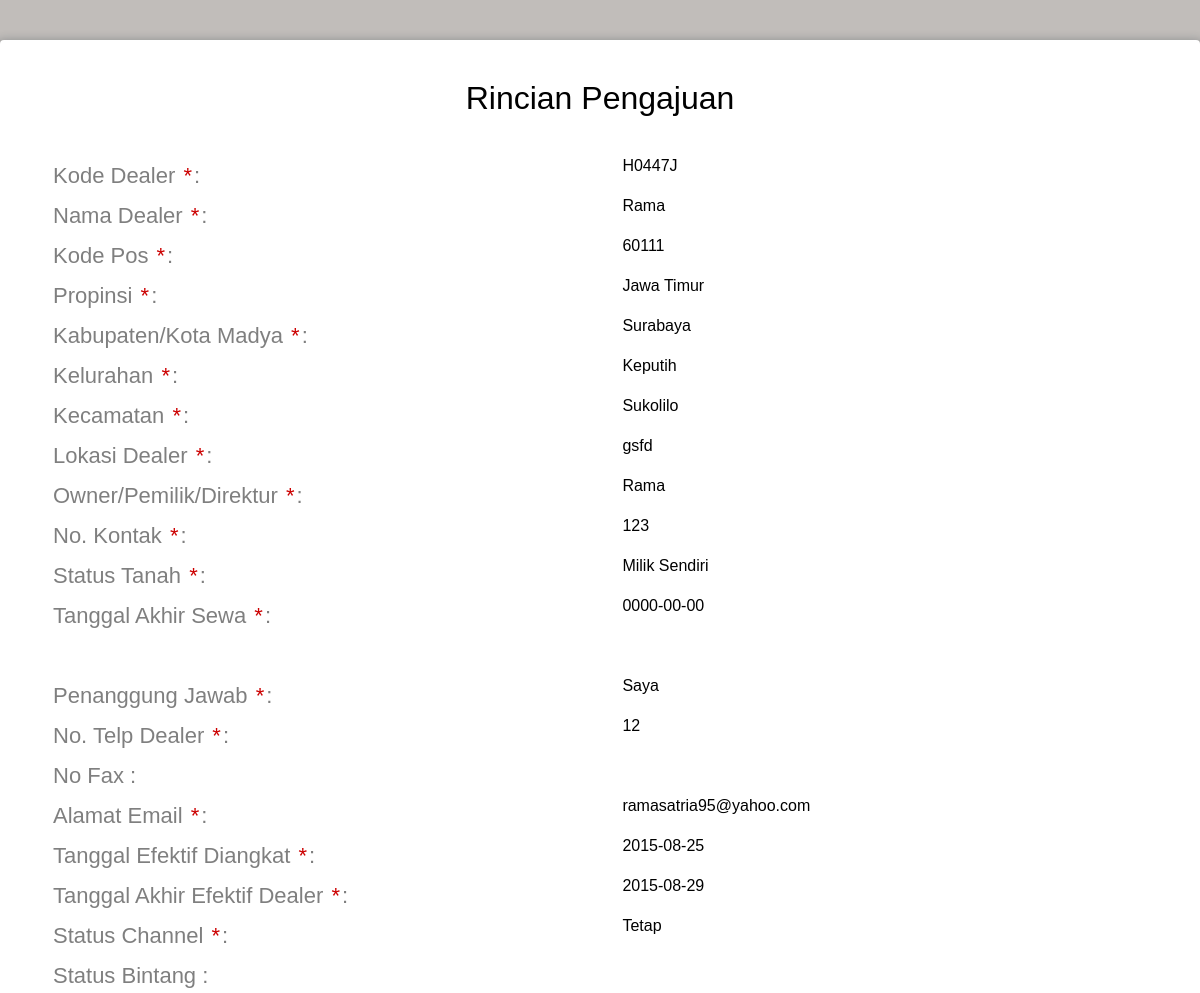
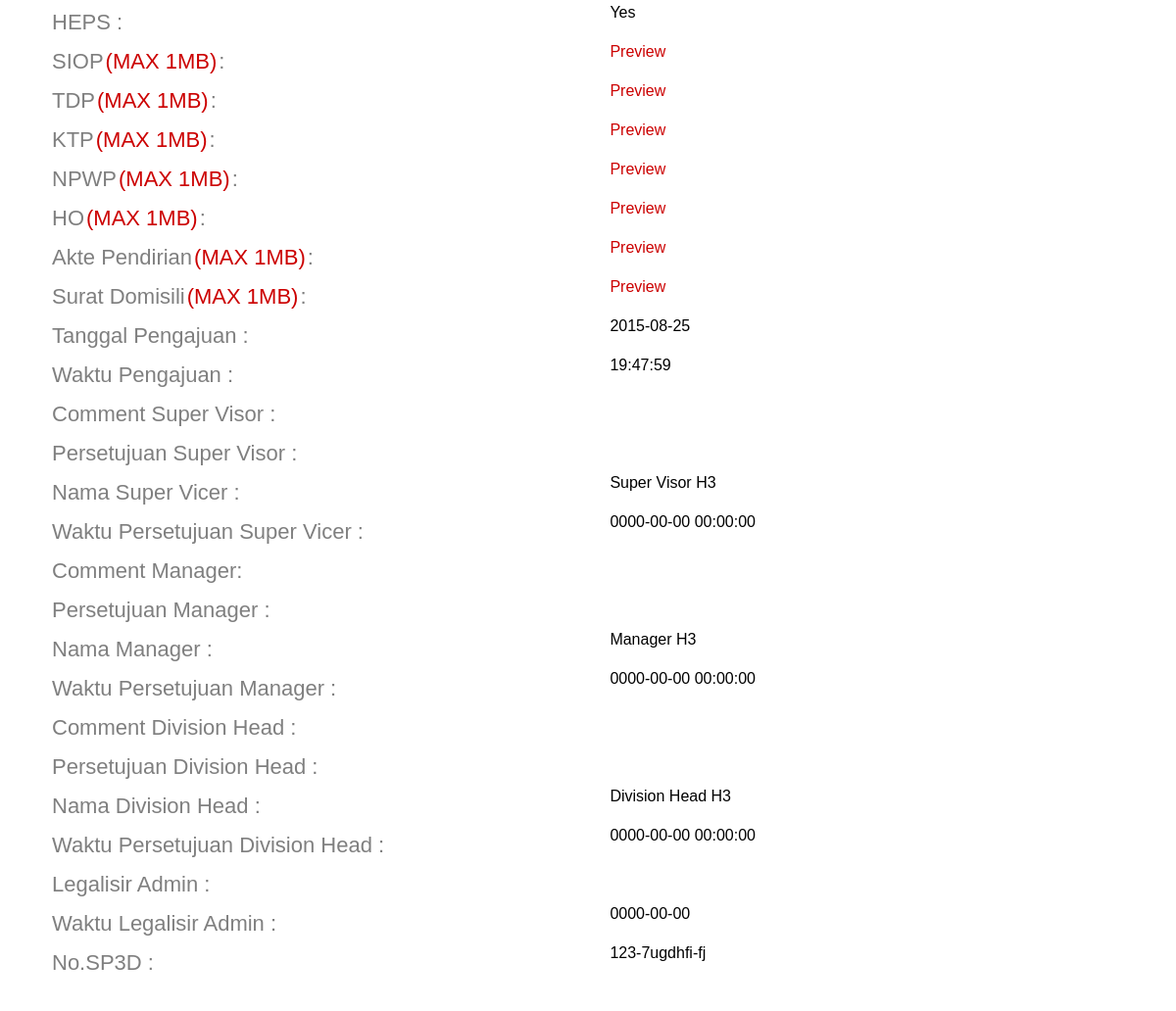
/admin_legal/rincian_dealer_h3_.php?id=41 (signed in), run on the app's committed database (2 pictures, top to bottom).
### tables this page shows
CREATE TABLE IF NOT EXISTS `daftar_pengajuan` (
  `id_daftar` int(11) NOT NULL AUTO_INCREMENT,
  `id_admin` int(11) NOT NULL,
  `kode_dealer` varchar(15) NOT NULL,
  `tanggal_pengajuan` date NOT NULL,
  `jenis_pengajuan` varchar(35) NOT NULL,
  `channel` varchar(10) DEFAULT NULL,
  `status_channel` varchar(10) DEFAULT NULL,
  `jam_pengajuan` time NOT NULL,
  `comment_sv` varchar(50) DEFAULT NULL,
  `approval_sv` varchar(30) DEFAULT NULL,
  `nama_sv` varchar(30) NOT NULL,
  `waktu_approval_sv` datetime NOT NULL,
  `comment_manager` varchar(50) DEFAULT NULL,
  `approval_manager` varchar(30) DEFAULT NULL,
  `nama_manager` varchar(30) NOT NULL,
  `waktu_approval_manager` datetime NOT NULL,
  `comment_divhead` varchar(50) DEFAULT NULL,
  `approval_divhead` varchar(30) DEFAULT NULL,
  `nama_divhead` varchar(30) NOT NULL,
  `waktu_approval_divhead` datetime NOT NULL,
  `legalisir_admin` varchar(20) DEFAULT NULL,
  `waktu_legalisir` date NOT NULL,
  `perpanjangan` date DEFAULT NULL,
  PRIMARY KEY (`id_daftar`)
);

CREATE TABLE IF NOT EXISTS `daftar_dealer` (
  `kode_dealer` varchar(15) NOT NULL,
  `nama_dealer` varchar(50) NOT NULL,
  `id_kodepos` int(11) NOT NULL,
  `lokasi` varchar(30) NOT NULL,
  `owner` varchar(30) NOT NULL,
  `kontak` varchar(12) NOT NULL,
  `status_tanah` varchar(30) NOT NULL,
  `akhir_sewa` date DEFAULT NULL,
  `status_dealer` varchar(10) DEFAULT NULL,
  `siop` varchar(50) DEFAULT NULL,
  `tdp` varchar(50) DEFAULT NULL,
  `ktp` varchar(50) DEFAULT NULL,
  `npwp` varchar(50) DEFAULT NULL,
  `ho` varchar(50) DEFAULT NULL,
  `akte` varchar(50) DEFAULT NULL,
  `surat_domisili` varchar(50) DEFAULT NULL,
  `waktucreate` datetime NOT NULL,
  `waktumodify` datetime DEFAULT NULL,
  PRIMARY KEY (`kode_dealer`)
);

CREATE TABLE IF NOT EXISTS `kodepos` (
  `id_kodepos` int(5) NOT NULL AUTO_INCREMENT,
  `kodepos` int(11) DEFAULT NULL,
  `kelurahan` varchar(50) DEFAULT NULL,
  `kecamatan` varchar(50) DEFAULT NULL,
  `jenis` varchar(50) DEFAULT NULL,
  `kabupaten` varchar(50) DEFAULT NULL,
  `propinsi` varchar(50) DEFAULT NULL,
  PRIMARY KEY (`id_kodepos`)
);

CREATE TABLE IF NOT EXISTS `channel_h3` (
  `id_channel` varchar(15) NOT NULL,
  `pj` varchar(30) NOT NULL,
  `no_telp` varchar(12) NOT NULL,
  `no_fax` varchar(12) DEFAULT NULL,
  `email` varchar(50) NOT NULL,
  `tgl_efektif` date NOT NULL,
  `tgl_akhir` date NOT NULL,
  `status_channel` varchar(10) NOT NULL,
  `status_bintang` varchar(5) DEFAULT NULL,
  `heps` varchar(30) DEFAULT NULL,
  `no_sp3d` varchar(30) DEFAULT NULL,
  `waktucreate` datetime NOT NULL,
  `waktumodify` datetime NOT NULL,
  PRIMARY KEY (`id_channel`)
);

### admin_legal/rincian_dealer_h3_.php (the view, shortened to what this page needs)
<?php
if($_SESSION['status']=='admin'){
$sql=mysql_fetch_array(mysql_query("select * from daftar_pengajuan a, daftar_dealer b, kodepos c, channel_h3 d where a.id_daftar = '$_GET[id]' and a.kode_dealer = b.kode_dealer and b.id_kodepos = c.id_kodepos and b.kode_dealer = d.id_channel"));
?>
<!DOCTYPE html>
<html >
  <head>
    <link href='../css/css.css' rel='stylesheet' type='text/css'>
    <link rel="stylesheet" href="css/normalize.css">
    <link rel="stylesheet" href="css/style.css">
  </head>
  <body>
    <div class="form">
      <div>
        <div id="h1">
          <h1>Rincian Pengajuan</h1>
          <div class="top-row">
          <div class="field-wrap">
              <label>
              Kode Dealer <span class="req">*</span>:
            </label>
		  </div>
		  <div class="field-wrap"><span><?php echo $sql['kode_dealer'] ?></span>
          </div>
          </div>
          <div class="top-row">
          <div class="field-wrap">
              <label>
              Nama Dealer <span class="req">*</span>:
            </label>
		  </div>
		  <div class="field-wrap"><span><?php echo $sql['nama_dealer'] ?></span>
          </div>
          </div>
          <div class="top-row">
          <div class="field-wrap">
              <label>
              Kode Pos <span class="req">*</span>:
            </label>
		  </div>
		  <div class="field-wrap"><span><?php echo $sql['kodepos'] ?></span>
          </div>
          </div>
          <div class="top-row">
          <div class="field-wrap">
              <label>
              Propinsi <span class="req">*</span>:
            </label>
		  </div>
		  <div class="field-wrap"><span><?php echo $sql['propinsi'] ?></span>
          </div>
          </div>
		  <div class="top-row">
          <div class="field-wrap">
              <label>
              Kabupaten/Kota Madya <span class="req">*</span>:
            </label>
		  </div>
		  <div class="field-wrap"><span><?php echo $sql['kabupaten'] ?></span>
          </div>
          </div>
		  <div class="top-row">
          <div class="field-wrap">
              <label>
              Kelurahan <span class="req">*</span>:
            </label>
		  </div>
		  <div class="field-wrap"><span><?php echo $sql['kelurahan'] ?></span>
          </div>
          </div>
		  <div class="top-row">
          <div class="field-wrap">
              <label>
              Kecamatan <span class="req">*</span>:
            </label>
		  </div>
		  <div class="field-wrap"><span><?php echo $sql['kecamatan'] ?></span>
          </div>
          </div>
		  <div class="top-row">
          <div class="field-wrap">
              <label>
              Lokasi Dealer <span class="req">*</span>:
            </label>
		  </div>
		  <div class="field-wrap"><span><?php echo $sql['lokasi'] ?></span>
          </div>
          </div>
		  <div class="top-row">
          <div class="field-wrap">
              <label>
              Owner/Pemilik/Direktur <span class="req">*</span>:
            </label>
		  </div>
		  <div class="field-wrap"><span><?php echo $sql['owner'] ?></span>
          </div>
          </div>
		  <div class="top-row">
          <div class="field-wrap">
              <label>
              No. Kontak <span class="req">*</span>:
            </label>
		  </div>
		  <div class="field-wrap"><span><?php echo $sql['kontak'] ?></span>
          </div>
          </div>
		  <div class="top-row">
          <div class="field-wrap">
              <label>
              Status Tanah <span class="req">*</span>:
            </label>
		  </div>
		  <div class="field-wrap">
          <span><?php echo $sql['status_tanah'] ?></span>
          </div>
          </div>
		  <div class="top-row" id="tanggalsewa">
            <div class="field-wrap">
              <label>
                Tanggal Akhir Sewa <span class="req">*</span>:
              </label>
            </div>
              <div class="field-wrap">
              <span><?php echo $sql['akhir_sewa'] ?></span>            </div>
          </div>
          <div class="top-row">
          </div>
		  <div class="top-row">
          <div class="field-wrap">
              <label>
              Penanggung Jawab <span class="req">*</span>:
            </label>
		  </div>
		  <div class="field-wrap"><span><?php echo $sql['pj'] ?></span>
          </div>
          </div>
		  <div class="top-row">
          <div class="field-wrap">
              <label>
              No. Telp Dealer <span class="req">*</span>:
            </label>
		  </div>
		  <div class="field-wrap"><span><?php echo $sql['no_telp'] ?></span>
          </div>
          </div>
		  <div class="top-row">
          <div class="field-wrap">
              <label>
              No Fax :
            </label>
		  </div>
          </div>
		  <div class="top-row">
          <div class="field-wrap">
              <label>
              Alamat Email <span class="req">*</span>:
            </label>
		  </div>
		  <div class="field-wrap"><span><?php echo $sql['email'] ?></span>
          </div>
          </div>
		  <div class="top-row">
          <div class="field-wrap">
              <label>
              Tanggal Efektif Diangkat <span class="req">*</span>:
            </label>
		  </div>
		  <div class="field-wrap"><span><?php echo $sql['tgl_efektif'] ?></span>
          </div>
          </div>
		  <div class="top-row">
          <div class="field-wrap">
              <label>
              Tanggal Akhir Efektif Dealer <span class="req">*</span>:
            </label>
		  </div>
		  <div class="field-wrap"><span><?php echo $sql['tgl_akhir'] ?></span>
          </div>
          </div>
		  <div class="top-row">
          <div class="field-wrap">
              <label>
              Status Channel <span class="req">*</span>:
            </label>
		  </div>
		  <div class="field-wrap"><span><?php echo $sql['status_channel'] ?></span>
          </div>
          </div>
		  <div class="top-row">
          <div class="field-wrap">
              <label>
              Status Bintang :
            </label>
		  </div>
          </div>
		  <div class="top-row">
          <div class="field-wrap">
              <label>
              HEPS :
            </label>
		  </div>
		  <div class="field-wrap"><span><?php echo $sql['heps'] ?></span>
          </div>
          </div>
	<div class="top-row">
          <div class="field-wrap">
              <label>
              SIOP<span class="req">(MAX 1MB)</span>:
            </label>
		  </div>
		  <div class="field-wrap"><a href = "<?php echo $sql['siop'] ?>"target="_blank">Preview</a>
          </div>
          </div>
		  <div class="top-row">
          <div class="field-wrap">
              <label>
              TDP<span class="req">(MAX 1MB)</span>:
            </label>
		  </div>
		  <div class="field-wrap"><a href = "<?php echo $sql['tdp'] ?>"target="_blank">Preview</a>
          </div>
          </div>
		  <div class="top-row">
          <div class="field-wrap">
              <label>
              KTP<span class="req">(MAX 1MB)</span>:
            </label>
		  </div>
		  <div class="field-wrap"><a href = "<?php echo $sql['ktp'] ?>"target="_blank">Preview</a>
          </div>
          </div>
		  <div class="top-row">
          <div class="field-wrap">
              <label>
              NPWP<span class="req">(MAX 1MB)</span>:
            </label>
		  </div>
		  <div class="field-wrap"><a href = "<?php echo $sql['npwp'] ?>"target="_blank">Preview</a>
          </div>
          </div>
		  <div class="top-row">
          <div class="field-wrap">
              <label>
              HO<span class="req">(MAX 1MB)</span>:
            </label>
		  </div>
		  <div class="field-wrap"><a href = "<?php echo $sql['ho'] ?>"target="_blank">Preview</a>
          </div>
          </div>
		  <div class="top-row">
          <div class="field-wrap">
            <label>
              Akte Pendirian<span class="req">(MAX 1MB)</span>:
            </label>
		  </div>
		  <div class="field-wrap"><a href = "<?php echo $sql['akte'] ?>"target="_blank">Preview</a>
          </div>
          </div>
		  <div class="top-row">
          <div class="field-wrap">
              <label>
              Surat Domisili<span class="req">(MAX 1MB)</span>:
            </label>
		  </div>
		  <div class="field-wrap"><a href = "<?php echo $sql['surat_domisili'] ?>"target="_blank">Preview</a>
          </div>
          </div>
		  <div class="top-row">
          <div class="field-wrap">
              <label>
              Tanggal Pengajuan :
            </label>
		  </div>
		  <div class="field-wrap"><span><?php echo $sql['tanggal_pengajuan'] ?></span>
          </div>
          </div>
		  <div class="top-row">
          <div class="field-wrap">
              <label>
              Waktu Pengajuan :
            </label>
		  </div>
		  <div class="field-wrap"><span><?php echo $sql['jam_pengajuan'] ?></span>
          </div>
          </div>
		  <div class="top-row">
          <div class="field-wrap">
              <label>
              Comment Super Visor :
            </label>
		  </div>
          </div>
		  <div class="top-row">
          <div class="field-wrap">
              <label>
              Persetujuan Super Visor :
            </label>
		  </div>
          </div>
          <div class="top-row">
          <div class="field-wrap">
              <label>
              Nama Super Vicer :
            </label>
		  </div>
		  <div class="field-wrap"><span><?php echo $sql['nama_sv'] ?></span>
          </div>
          </div>
		  <div class="top-row">
          <div class="field-wrap">
              <label>
              Waktu Persetujuan Super Vicer :
            </label>
		  </div>
		  <div class="field-wrap"><span><?php echo $sql['waktu_approval_sv'] ?></span>
          </div>
          </div>
		  <div class="top-row">
          <div class="field-wrap">
              <label>
              Comment Manager:
            </label>
		  </div>
          </div>
		  <div class="top-row">
          <div class="field-wrap">
              <label>
              Persetujuan Manager :
            </label>
		  </div>
          </div>
          <div class="top-row">
          <div class="field-wrap">
              <label>
              Nama Manager :
            </label>
		  </div>
		  <div class="field-wrap"><span><?php echo $sql['nama_manager'] ?></span>
          </div>
          </div>
		  <div class="top-row">
          <div class="field-wrap">
              <label>
              Waktu Persetujuan Manager :
            </label>
		  </div>
		  <div class="field-wrap"><span><?php echo $sql['waktu_approval_manager'] ?></span>
          </div>
          </div>
		  <div class="top-row">
          <div class="field-wrap">
              <label>
              Comment Division Head :
            </label>
		  </div>
          </div>
		  <div class="top-row">
          <div class="field-wrap">
              <label>
              Persetujuan Division Head :
            </label>
		  </div>
          </div>
          <div class="top-row">
          <div class="field-wrap">
              <label>
              Nama Division Head :
            </label>
		  </div>
		  <div class="field-wrap"><span><?php echo $sql['nama_divhead'] ?></span>
          </div>
          </div>
		  <div class="top-row">
          <div class="field-wrap">
              <label>
              Waktu Persetujuan Division Head :
            </label>
		  </div>
		  <div class="field-wrap"><span><?php echo $sql['waktu_approval_divhead'] ?></span>
          </div>
          </div>
		  <div class="top-row">
          <div class="field-wrap">
              <label>
              Legalisir Admin :
            </label>
		  </div>
          </div>
		  <div class="top-row">
          <div class="field-wrap">
              <label>
              Waktu Legalisir Admin :
            </label>
		  </div>
		  <div class="field-wrap"><span><?php echo $sql['waktu_legalisir'] ?></span>
          </div>
          </div>
		  <div class="top-row">
          <div class="field-wrap">
              <label>
              No.SP3D :
            </label>
		  </div>
		  <div class="field-wrap"><span><?php echo $sql['no_sp3d'] ?></span>
          </div>
          </div>
        </div>
      </div>
</div>
  </body>
</html>
<?php
}else{
?>
<script>document.location.href="../"</script>
<?php
}
?>

### admin_legal/css/style.css (style rules this page uses)
*, *:before, *:after { box-sizing: border-box; }
html { overflow-y: scroll; }
body { background: #c1bdba; font-family: 'Titillium Web', sans-serif; }
a { text-decoration: none; color: #cc0000; -webkit-transition: .5s ease; transition: .5s ease; }
.form { background: #ffffff; padding: 40px; max-width: 1200px; margin: 40px auto; border-radius: 4px; box-shadow: 0 4px 10px 4px rgba(19, 35, 47, 0.3); }
h1 { text-align: center; color: #000000; font-weight: 300; margin: 0 0 40px; }
label { position: absolute; -webkit-transform: translateY(6px); -ms-transform: translateY(6px); transform: translateY(6px); left: 13px; color: rgba(0, 0, 0, 0.5); -webkit-transition: all 0.25s ease; transition: all 0.25s ease; -webkit-backface-visibility: hidden; pointer-events: none; font-size: 22px; }
label .req { margin: 2px; color: #cc0000; }
.field-wrap { position: relative; margin-bottom: 40px; }
.top-row:after { content: ""; display: table; clear: both; }
.top-row > div { float: left; width: 48%; margin-right: 4%; }
.top-row > div:last-child { margin: 0; }

### data on the page
daftar_pengajuan: kode_dealer.kode_dealer "H0447J", kode_dealer.nama_dealer "Rama", kodepos.kodepos "60111", kodepos.propinsi "Jawa Timur", kodepos.kabupaten "Surabaya", kodepos.kelurahan "Keputih", kodepos.kecamatan "Sukolilo", kode_dealer.lokasi "gsfd", kode_dealer.owner "Rama", kode_dealer.kontak "123", kode_dealer.status_tanah "Milik Sendiri", kode_dealer.akhir_sewa "0000-00-00", channel_h3.pj "Saya", channel_h3.no_telp "12", channel_h3.email "ramasatria95@yahoo.com", channel_h3.tgl_efektif "2015-08-25", channel_h3.tgl_akhir "2015-08-29", channel_h3.status_channel "Tetap", channel_h3.heps "Yes", tanggal_pengajuan "2015-08-25", jam_pengajuan "19:47:59", nama_sv "Super Visor H3", waktu_approval_sv "0000-00-00 00:00:00", nama_manager "Manager H3", waktu_approval_manager "0000-00-00 00:00:00", nama_divhead "Division Head H3", waktu_approval_divhead "0000-00-00 00:00:00", waktu_legalisir "0000-00-00", channel_h3.no_sp3d "123-7ugdhfi-fj"
